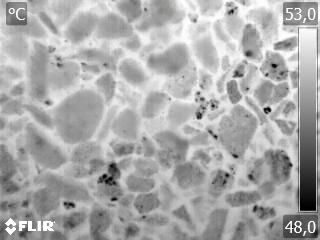
#> input picture img/103_E5R_0.jpg, 320 x 240 px, given in place of 104_E5R_0.jpg, which was not available
$ python blob_detection_compare.py
#> lines starting #> are read from the running program, lines starting #| are printed output that depends on the picture; pictures that were not available may be replaced by others from this repository, and a replacement may not be noted
#> further down, img is the input picture: shape (240, 320, 3); mean R, G, B 170.5, 170.5, 170.5
### img_processing.py
'''Supporting functions for image preprocessng, data loading and labeling.'''

import glob

import matplotlib.pyplot as plt
import natsort
import numpy as np
from PIL import Image
import pytesseract
from skimage.color import rgb2gray
from skimage.exposure import histogram
from skimage.filters import threshold_otsu
from skimage.io import imread
from skimage.transform import rescale
from skimage.util import invert, crop


# [9 lines left out: function show_with_hist, not called in this run]


def crop_ui(img):
    '''Remove FLIR camera UI from image'''
    img_cropped = crop(img, ((27, 19), (25, 37)))
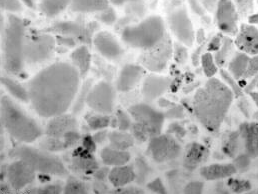
#> img_cropped: shape (194, 258) float64; min 0, max 1, mean 0.681
#> img: shape (240, 320) float64
    return img_cropped


# [18 lines left out: function get_temperature_bounds, not called in this run]


def full_prepare(img):
    '''Pipeline for FLIR images, convert to grayscale, crop ui and invert.'''
    img_gray = rgb2gray(img)
    img_crop = crop_ui(img_gray)
    img_prep = invert(img_crop)
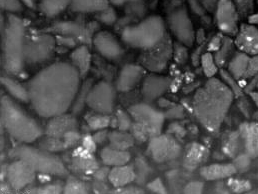
#> img_prep: shape (194, 258) float64; min 0, max 1, mean 0.319
    return img_prep


# [35 lines left out: functions load_img_series, default_img_set, decode_labels, encode_labels, not called in this run]

### blob_detection_compare.py
import matplotlib
import matplotlib.pyplot as plt
from math import sqrt
from skimage import data
from skimage.feature import blob_dog, blob_log, blob_doh
from skimage.color import rgb2gray
from skimage.util import invert, crop
from skimage.io import imread

from img_processing import *

def compare_detection(img):
    blobs_log = blob_log(img, max_sigma=2, num_sigma=10, threshold=.125)
#> blobs_log = 55 rows, first 8: [82, 243, 2], [89, 174, 2], [38, 249, 1.78], [109, 190, 1.33], [129, 210, 1.67], [148, 202, 1.56], [172, 88, 1.56], [79, 188, 1.56]
    blobs_log[:, 2] = blobs_log[:, 2] * sqrt(2)

    blobs_dog = blob_dog(img, max_sigma=2, threshold=.1)
#> blobs_dog = 47 rows, first 8: [82, 243, 1.6], [89, 174, 1.6], [38, 249, 1.6], [109, 190, 1], [129, 210, 1.6], [148, 202, 1], [78, 188, 1], [27, 223, 1.6]
    blobs_dog[:, 2] = blobs_dog[:, 2] * sqrt(2)

    blobs_doh = blob_doh(img, max_sigma=2, threshold=.01)
#> blobs_doh = [[82, 243, 2]]
    blobs_doh[:, 2] = blobs_doh[:, 2] * sqrt(2)

    return [blobs_log, blobs_dog, blobs_doh]

if __name__ == "__main__":
    img = imread('img/104_E5R_0.jpg')
    img_crop = crop_ui(rgb2gray(img))
    img_prep = full_prepare(img)
    blobs_list = compare_detection(img_prep)
#> blobs_list = 3 items

    colors = ['r', 'g', 'b', 'c']
    titles = ['Laplacian of Gaussian', 'Difference of Gaussian',
              'Determinant of Hessian']

    fig, axes = plt.subplots(1, 3, figsize=(13, 4))
    ax = axes.ravel()
    for idx, (blobs, color, title) in enumerate(zip(blobs_list, colors, titles)):
        ax[idx].set_title('{}, number of blobs: {}'.format(title, len(blobs)))
        ax[idx].imshow(img_crop, cmap=plt.get_cmap('gray'))
        for blob in blobs:
            y, x, r = blob
            c = plt.Circle((x, y), r, color=color, linewidth=1, fill=False)
            ax[idx].add_patch(c)
#> this loop made 3 passes
#> (color, title) on passes 1 to 2: ('r', 'Laplacian of Gaussian'), ('g', 'Difference of Gaussian')
#> (blobs, color, title) on pass 3: ([[82, 243, 2.83]], 'b', 'Determinant of Hessian')

    plt.tight_layout()
    plt.show()
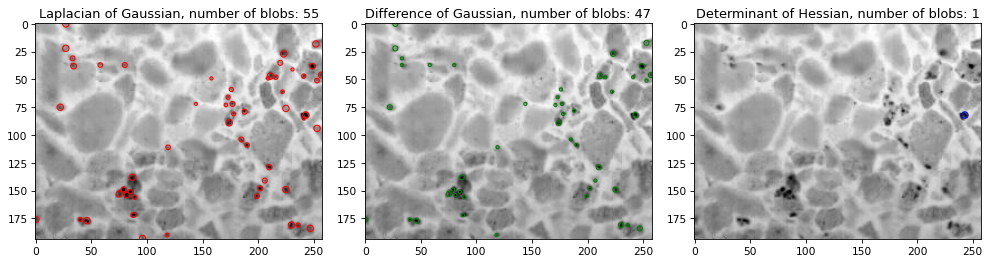
#> figure drawn by matplotlib, 3 panels

$ run again, on img/103_E5R_4.jpg
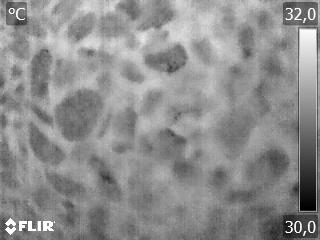
#> input picture img/103_E5R_4.jpg, 320 x 240 px, given in place of 104_E5R_0.jpg, which was not available
#> img is the input picture: shape (240, 320, 3); min 0, max 255, mean 141.6
#> img: shape (240, 320) float64
#> in full_prepare, `img_prep = invert(img_crop)`:
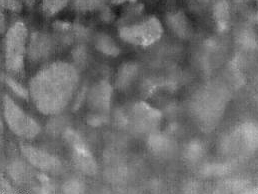
#> img_prep: shape (194, 258) float64; min 0.051, max 0.827, mean 0.436
#> blobs_log = [[25, 65, 2]]
#> blobs_dog = empty array
#> blobs_doh = [[191, 255, 2]]
#> blobs_list = [[[25, 65, 2.83]], empty array, [[191, 255, 2.83]]]
#> the loop `for idx, (blobs, color, title) in enumerate(zip(blobs_list, colors, ti..` made 3 passes
#> (blobs, color, title) on passes 1 to 3: ([[25, 65, 2.83]], 'r', 'Laplacian of Gaussian'), (empty array, 'g', 'Difference of Gaussian'), ([[191, 255, 2.83]], 'b', 'Determinant of Hessian')
#> `plt.show()`:
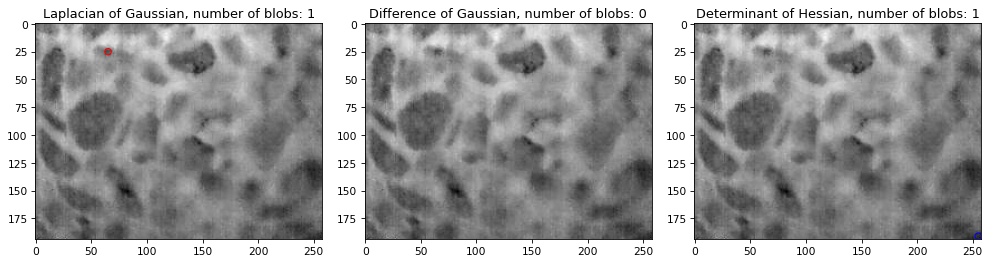
#> figure drawn by matplotlib, 3 panels

$ run again, on img/105_E11R_0.jpg
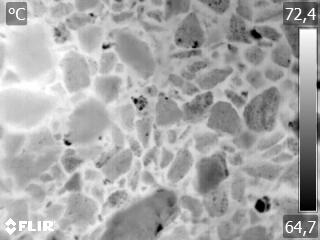
#> input picture img/105_E11R_0.jpg, 320 x 240 px, given in place of 104_E5R_0.jpg, which was not available
#> img is the input picture: shape (240, 320, 3); min 0, max 255, mean 168
#> img: shape (240, 320) float64
#> in full_prepare, `img_prep = invert(img_crop)`:
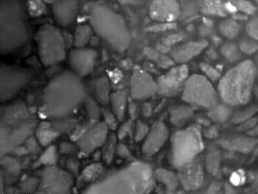
#> img_prep: shape (194, 258) float64; min 0, max 1, mean 0.33
#> blobs_log = 39 rows, first 8: [116, 42, 2], [20, 79, 1.78], [73, 110, 1.78], [81, 115, 1.44], [71, 141, 1.11], [17, 171, 2], [66, 219, 2], [9, 233, 2]
#> blobs_dog = 35 rows, first 8: [116, 42, 1.6], [20, 79, 1.6], [73, 110, 1.6], [81, 115, 1], [17, 171, 1.6], [66, 219, 1.6], [9, 233, 1.6], [5, 228, 1.6]
#> blobs_doh = [[116, 43, 2], [81, 115, 2]]
#> blobs_list = 3 items
#> the loop `for idx, (blobs, color, title) in enumerate(zip(blobs_list, colors, ti..` made 3 passes
#> (color, title) on passes 1 to 2: ('r', 'Laplacian of Gaussian'), ('g', 'Difference of Gaussian')
#> `plt.show()`:
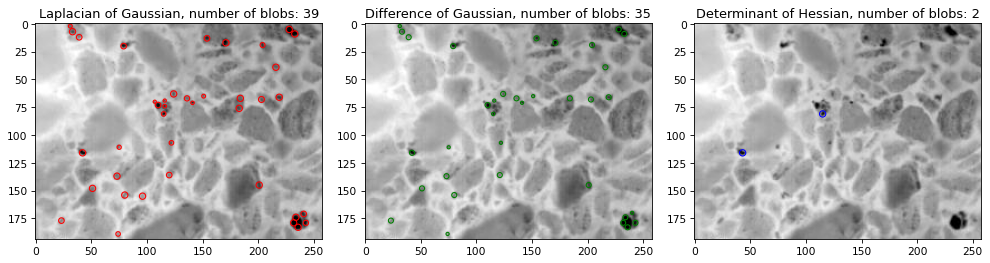
#> figure drawn by matplotlib, 3 panels

$ run again, on img/105_E11R_1.jpg
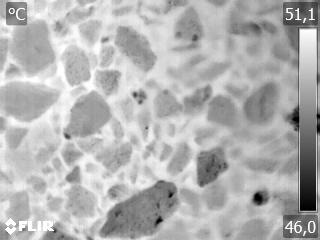
#> input picture img/105_E11R_1.jpg, 320 x 240 px, given in place of 104_E5R_0.jpg, which was not available
#> img is the input picture: shape (240, 320, 3); min 0, max 255, mean 178.6
#> img: shape (240, 320) float64
#> in full_prepare, `img_prep = invert(img_crop)`:
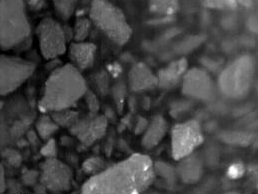
#> img_prep: shape (194, 258) float64; min 0, max 1, mean 0.278
#> blobs_log = 15 rows, first 8: [193, 134, 2], [109, 42, 2], [67, 109, 2], [168, 145, 1.56], [168, 231, 2], [75, 115, 1.67], [101, 121, 1.11], [12, 80, 2]
#> blobs_dog = 14 rows, first 8: [193, 134, 1.6], [109, 42, 1.6], [67, 109, 1.6], [168, 231, 1.6], [168, 145, 1.6], [101, 121, 1], [12, 80, 1.6], [75, 115, 1.6]
#> blobs_doh = [[192, 135, 2]]
#> blobs_list = 3 items
#> the loop `for idx, (blobs, color, title) in enumerate(zip(blobs_list, colors, ti..` made 3 passes
#> (color, title) on passes 1 to 2: ('r', 'Laplacian of Gaussian'), ('g', 'Difference of Gaussian')
#> `plt.show()`:
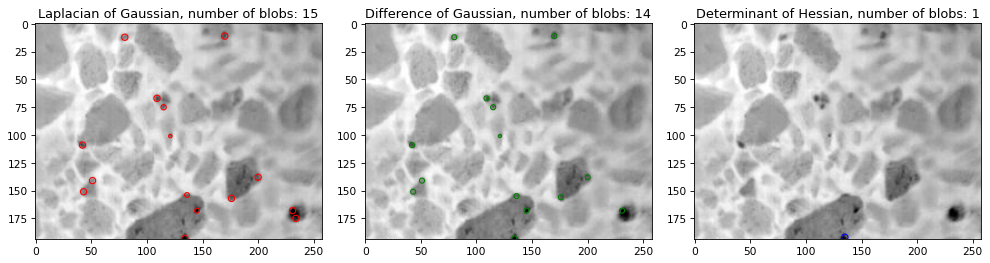
#> figure drawn by matplotlib, 3 panels
